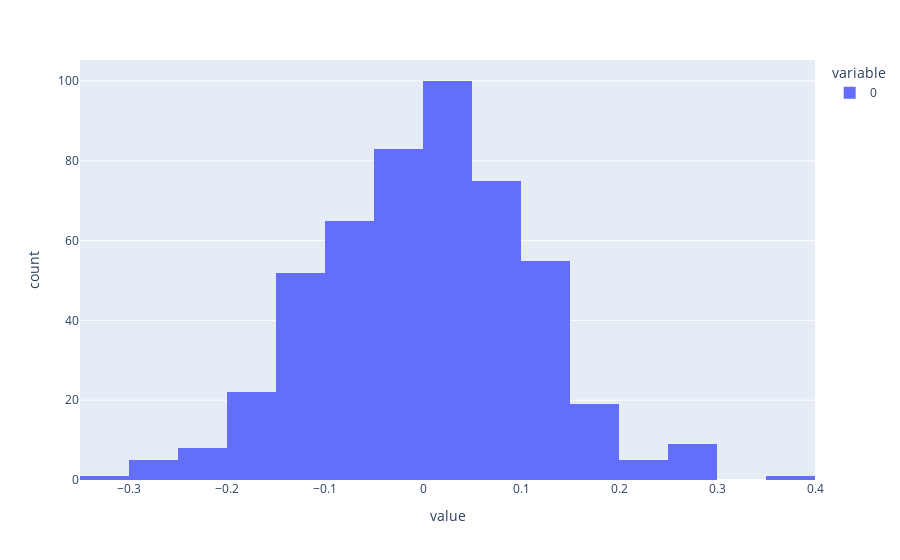

Notebook code cell kept with this figure:
### Code cell
print('skew: ' + str(skew([logifunc_inv(z[19],2,logi_popt[1],-1) for z in many_y])) + ' p value: ' + \
      str(skewtest([logifunc_inv(z[19],2,logi_popt[1],-1)for z in many_y])[1]))
print('kurtosis: ' + str(kurtosis([logifunc_inv(z[19],2,logi_popt[1],-1) for z in many_y])) + ' p value: ' + \
      str(kurtosistest([logifunc_inv(z[19],2,logi_popt[1],-1) for z in many_y])[1]))
px.histogram([z[19] for z in many_y], nbins = 20)

### Figure 1 — Plotly figure (JSON) as saved in the notebook; plotly's stock layout.template omitted (floating-point values rounded to 4 significant figures; data arrays with more than 128 entries replaced by an {"elided": "..."} marker saying what was removed)
{"data": [{"alignmentgroup": "True", "bingroup": "x", "hovertemplate": "variable=0<br>value=%{x}<br>count=%{y}<extra></extra>", "legendgroup": "0", "marker": {"color": "#636efa", "pattern": {"shape": ""}}, "name": "0", "nbinsx": 20, "offsetgroup": "0", "orientation": "v", "showlegend": true, "type": "histogram", "x": {"elided": "500 float values"}, "xaxis": "x", "yaxis": "y"}], "layout": {"barmode": "relative", "legend": {"title": {"text": "variable"}, "tracegroupgap": 0}, "margin": {"t": 60}, "xaxis": {"anchor": "y", "domain": [0, 1], "title": {"text": "value"}}, "yaxis": {"anchor": "x", "domain": [0, 1], "title": {"text": "count"}}}}
